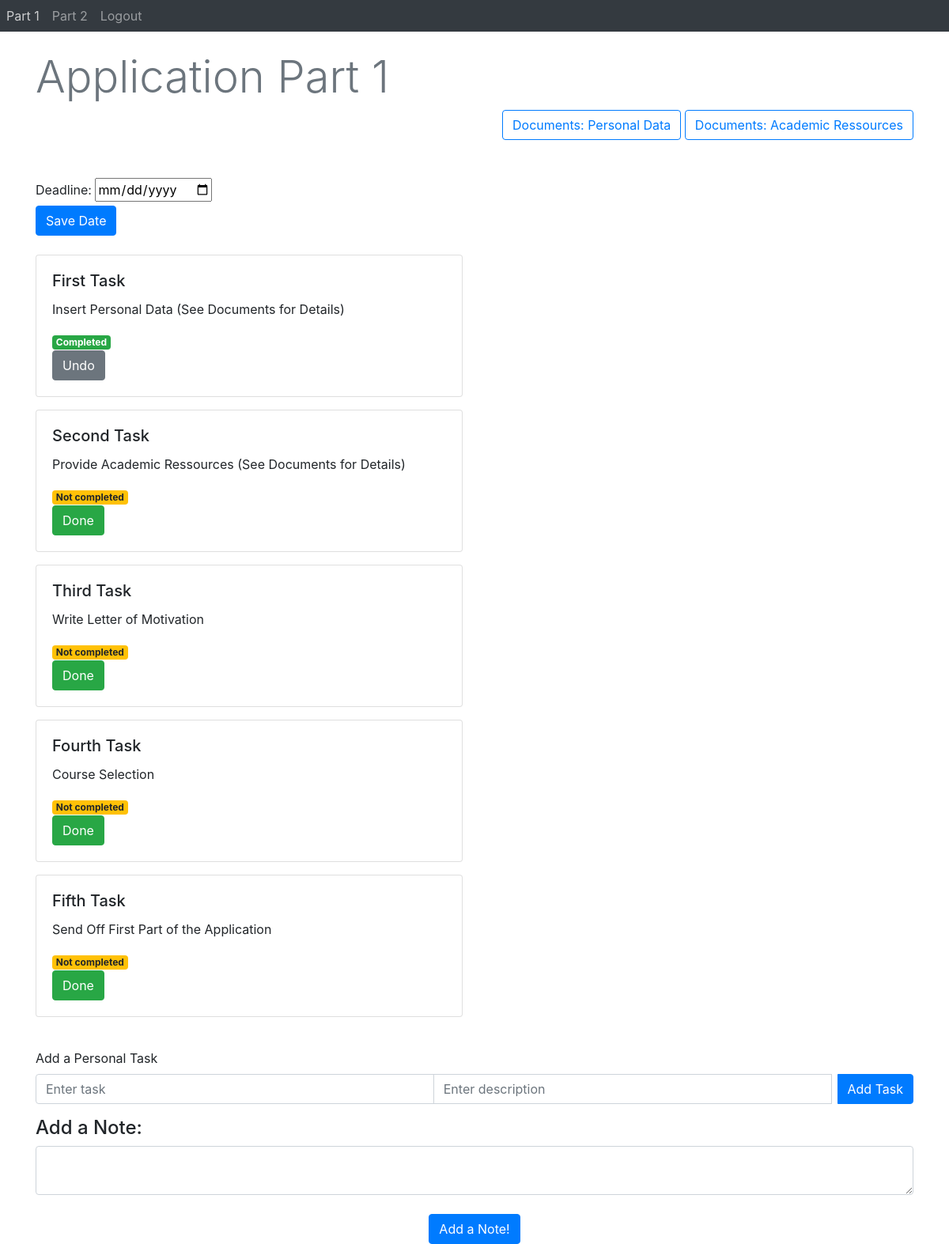
/displayDatePart1/1 (signed in), run on an earlier commit of the app's database.
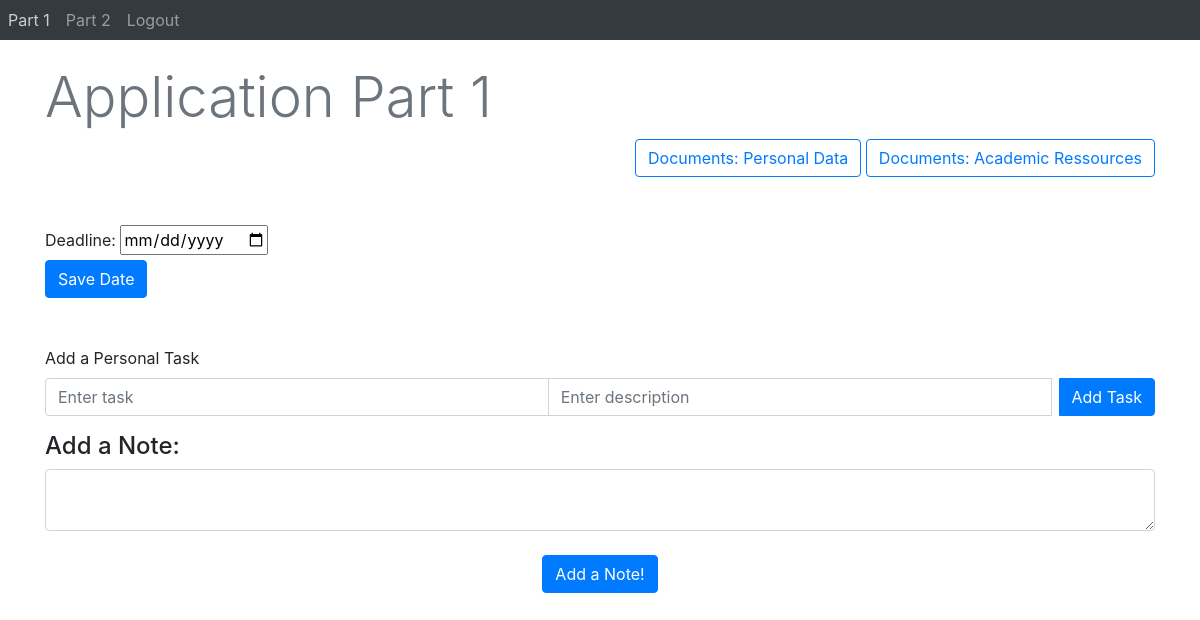
And on a later commit of the database.
### Webapp/models.py (models this page shows)
class Task(db.Model):
    id = db.Column(db.Integer, primary_key=True)
    title = db.Column(db.String(100))
    description = db.Column(db.String(100))
    page_name = db.Column(db.String(50), nullable=False)
    completed = db.Column(db.Boolean, default=False)
    user_id = db.Column(db.Integer, db.ForeignKey('user.id'), nullable=True)

### Webapp/views.py (the view)
@views.route('/displayDatePart1/<date_id>')
def displayDatePart1(date_id):
    date = Date.query.filter_by(id=date_id, page_name='Part 1').first()
    return render_template("applicationPart1.html", user=current_user, date=date)

### Webapp/__init__.py (called while the page is built)
def create_app():
    app = Flask(__name__)
    app.config['SECRET_KEY'] = "Rookie Coders"
    app.config['SQLALCHEMY_DATABASE_URI'] = f'sqlite:///{DB_NAME}'
    db.init_app(app)
    from .views import views
    from .auth import auth
    app.register_blueprint(views, url_prefix='/')
    app.register_blueprint(auth, url_prefix='/')
    from .models import User, Task
    with app.app_context():
        db.create_all()
        tasks = Task.query.all()
        for task in tasks:
           db.session.delete(task)
        db.session.commit()
    login_manager = LoginManager()
    login_manager.login_view = 'auth.login'
    login_manager.init_app(app)
    @login_manager.user_loader
    def load_user(id):
        return User.query.get(int(id))
    return app

### Webapp/templates/applicationPart1.html (shortened to what this page needs)
{% extends "base.html" %} {% block title %}Application Part 1{%endblock %}
{% block content %}
<head>
  <link rel="stylesheet" href="{{ url_for('static', filename='css/custom.css') }}">
</head>
<br>
<h1 class="display-4 text-muted">Application Part 1</h1>
<div class = "text-right">
    <button type="submit" onclick="location.href='http://127.0.0.1:5000/SubTaskPersonalData'"class="btn btn-outline-primary">Documents: Personal Data</button>
    <button type="submit" onclick="location.href='http://127.0.0.1:5000/SubTaskAcademicRessources'"class="btn btn-outline-primary">Documents: Academic Ressources</button>
</div>
<br />
<br />
<form action="/save-datePart1" method = "POST" >
    <label for ="date">Deadline:</label>
    <input type = "date" id = "date" name="date"> </input>
    <br />
    <div align = "left">
        <button type = "submit" class = "btn btn-primary">Save Date</button>
    </div>
</form>
<br>
<div class="row">
  <div class="col-md-6">
    {% for task in user.tasks %}
      {% if task.page_name == 'Part 1' %}
        <div class="card mb-3">
          <div class="card-body">
            <h5 class="card-title">{{ task.title }}</h5>
            <p class="card-text">{{ task.description }}</p>
            {% if task.completed == false %}
              <span class="badge badge-warning">Not completed</span>
            {% else %}
              <span class="badge badge-success">Completed</span>
            {% endif %}
            <div>
              {% if task.completed == false %}
                <button type="button" onClick="location.href='/completeTaskPart1/{{ task.id }}'" class="btn btn-success">Done</button>
              {% else %}
                <button type="button" onClick="location.href='/completeTaskPart1/{{ task.id }}'" class="btn btn-secondary">Undo</button>
              {% endif %}
            </div>
          </div>
        </div>
      {% endif %}
    {% endfor %}
  </div>
</div>
<br>
<form action="/addTaskPart1" method="POST">
  <div class="form-group">
    <label for="title">Add a Personal Task</label>
    <div class="input-group">
      <input type="text" class="form-control" name="title" placeholder="Enter task">
      <input type="text" class="form-control" name="description" placeholder="Enter description">
      <div class="input-group-append">
        <button type="submit" class="btn btn-primary ml-2">Add Task</button>
      </div>
    </div>
  </div>
</form>
<h4> Add a Note: </h4>
<form action ="/addNotePart1" method = "POST" >
    <textarea name = "notePart1" id = "notePart1" class = "form-control"> </textarea>
    <br />
    <div align = "center">
    <button type = "submit" class = "btn btn-primary">Add a Note!</button>
    </div>
</form>
{% endblock %}

### Webapp/templates/base.html (shortened to what this page needs)
<!DOCTYPE html>
<html>
<head>
    <link rel="stylesheet" href="https://stackpath.bootstrapcdn.com/bootstrap/4.4.1/css/bootstrap.min.css"
 />
    <link rel="stylesheet" href="https://stackpath.bootstrapcdn.com/font-awesome/4.7.0/css/font-awesome.min.css"
 />
</head>
<body>
    <nav class="navbar-expand-lg navbar-dark bg-dark">
        <div class="collapse navbar-collapse" id="navbar">
            <div class="navbar-nav">
                {% if current_user.is_authenticated %}
                <a class="nav-item nav-link" id="application1" href="/ApplicationPart1">Part 1</a>
                <a class="nav-item nav-link" id="application2" href="/ApplicationPart2">Part 2</a>
                <a class="nav-item nav-link" id="logout" href="/logout">Logout</a>
                {% else %}
                <a class="nav-item nav-link" id="login" href="/login">Login</a>
                <a class="nav-item nav-link" id="signUp" href="/sign_up">Sign Up</a>
                <a class="nav-item nav-link" id="infopage" href="/infoPage">Info</a>
                {% endif %}
            </div>
        </div>
    </nav>
    <div class="container">
        {% block content %}
        {% endblock %}
    </div>
</body>
</html>

What changed in the data, as far as the page shows it:
removed Task: title "First Task", description "Insert Personal Data (See Documents for Details)", completed "Completed"
removed Task: title "Second Task", description "Provide Academic Ressources (See Documents for Details)", completed "Not completed"
removed Task: title "Third Task", description "Write Letter of Motivation", completed "Not completed"
removed Task: title "Fourth Task", description "Course Selection", completed "Not completed"
removed Task: title "Fifth Task", description "Send Off First Part of the Application", completed "Not completed"
